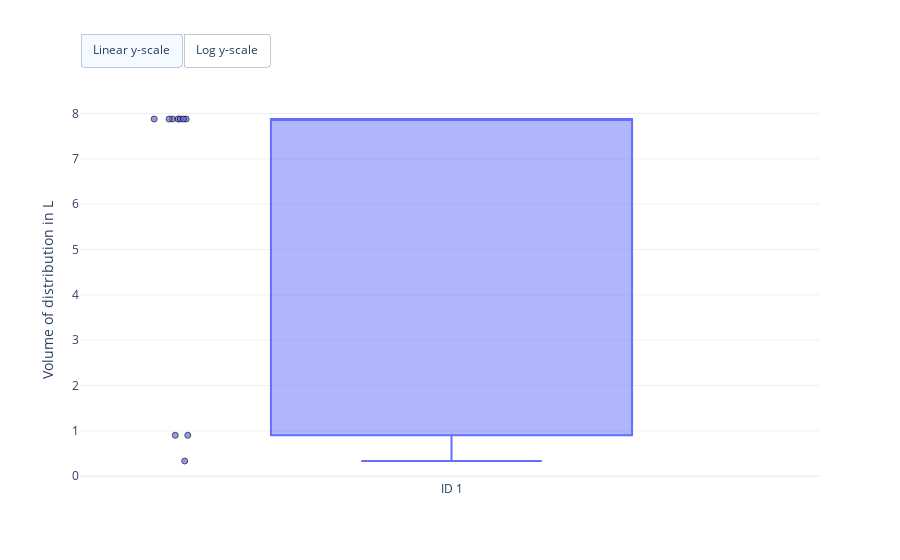
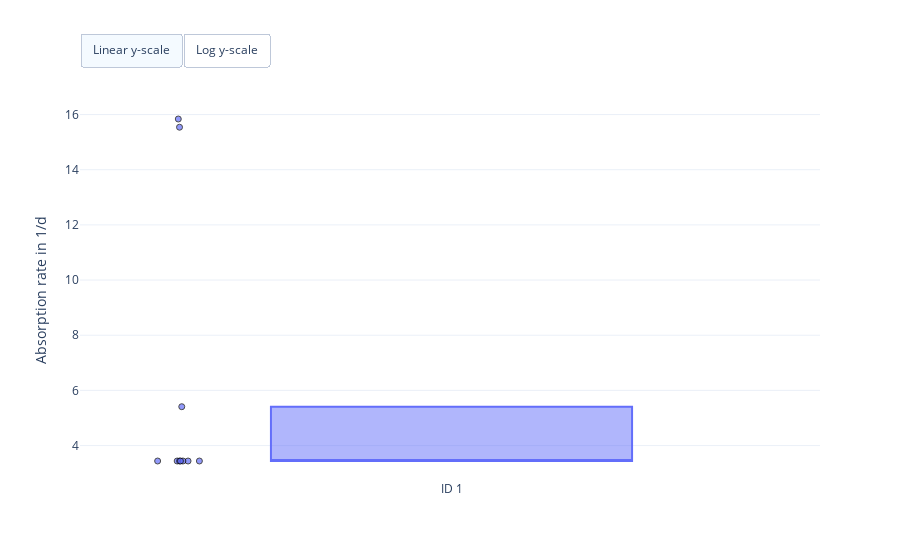
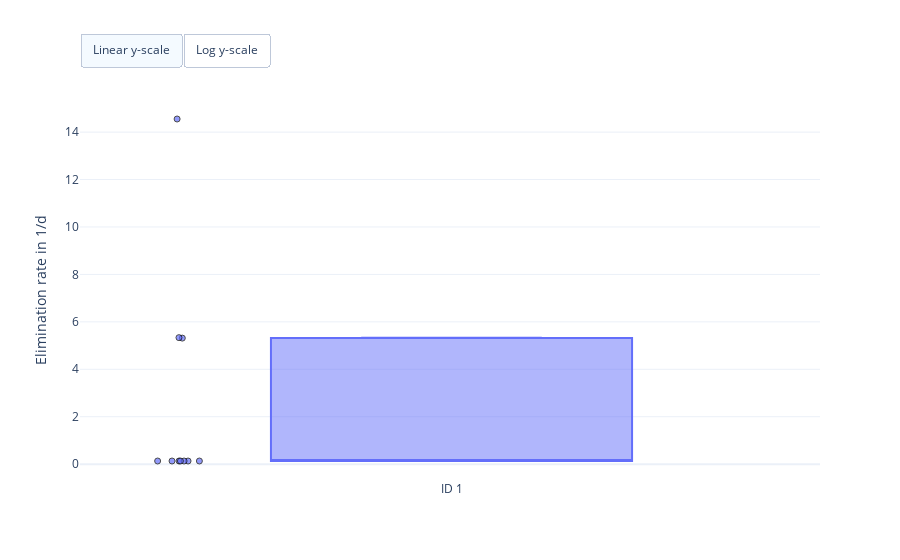
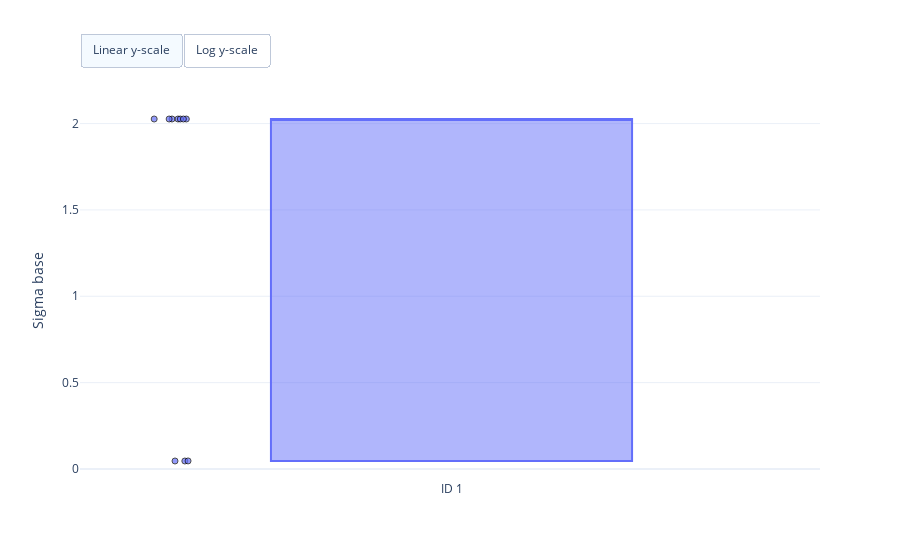

Source (notebook cell) for these figures, in order:
### Markdown cell above
### Visualise optimisation results

### Code cell
fig = erlo.plots.ParameterEstimatePlot()
fig.add_data(map_estimates)

fig.show()

### Figure 1 — Plotly figure (JSON) as saved in the notebook; plotly's stock layout.template omitted (floating-point values rounded to 4 significant figures)
{"data": [{"boxpoints": "all", "hovertemplate": "Estimate: %{y:.2f}<br>%{text}", "jitter": 0.2, "line": {"color": "#636EFA"}, "marker": {"color": "#636EFA", "line": {"color": "black", "width": 1}, "opacity": 0.7, "symbol": "circle"}, "name": "ID 1", "pointpos": -1.5, "text": ["Run: 1 <br>Log-posterior score: -20.26", "Run: 2 <br>Log-posterior score: -20.26", "Run: 3 <br>Log-posterior score: 4.73", "Run: 4 <br>Log-posterior score: 4.30", "Run: 5 <br>Log-posterior score: 4.72", "Run: 6 <br>Log-posterior score: -20.26", "Run: 7 <br>Log-posterior score: -20.26", "Run: 8 <br>Log-posterior score: -20.26", "Run: 9 <br>Log-posterior score: -20.26", "Run: 10 <br>Log-posterior score: -20.26"], "type": "box", "visible": true, "y": [7.879, 7.879, 0.9021, 0.3346, 0.9028, 7.879, 7.879, 7.879, 7.879, 7.879]}], "layout": {"autosize": true, "updatemenus": [{"buttons": [{"args": [{"yaxis.type": "linear"}], "label": "Linear y-scale", "method": "relayout"}, {"args": [{"yaxis.type": "log"}], "label": "Log y-scale", "method": "relayout"}], "direction": "left", "pad": {"r": 0, "t": -10}, "showactive": true, "type": "buttons", "x": 0, "xanchor": "left", "y": 1.15, "yanchor": "top"}], "yaxis": {"title": {"text": "Volume of distribution in L"}}}}

### Figure 2 — Plotly figure (JSON) as saved in the notebook; plotly's stock layout.template omitted (floating-point values rounded to 4 significant figures)
{"data": [{"boxpoints": "all", "hovertemplate": "Estimate: %{y:.2f}<br>%{text}", "jitter": 0.2, "line": {"color": "#636EFA"}, "marker": {"color": "#636EFA", "line": {"color": "black", "width": 1}, "opacity": 0.7, "symbol": "circle"}, "name": "ID 1", "pointpos": -1.5, "text": ["Run: 1 <br>Log-posterior score: -20.26", "Run: 2 <br>Log-posterior score: -20.26", "Run: 3 <br>Log-posterior score: 4.73", "Run: 4 <br>Log-posterior score: 4.30", "Run: 5 <br>Log-posterior score: 4.72", "Run: 6 <br>Log-posterior score: -20.26", "Run: 7 <br>Log-posterior score: -20.26", "Run: 8 <br>Log-posterior score: -20.26", "Run: 9 <br>Log-posterior score: -20.26", "Run: 10 <br>Log-posterior score: -20.26"], "type": "box", "visible": true, "y": [3.441, 3.441, 15.54, 5.409, 15.84, 3.441, 3.441, 3.441, 3.441, 3.441]}], "layout": {"autosize": true, "updatemenus": [{"buttons": [{"args": [{"yaxis.type": "linear"}], "label": "Linear y-scale", "method": "relayout"}, {"args": [{"yaxis.type": "log"}], "label": "Log y-scale", "method": "relayout"}], "direction": "left", "pad": {"r": 0, "t": -10}, "showactive": true, "type": "buttons", "x": 0, "xanchor": "left", "y": 1.15, "yanchor": "top"}], "yaxis": {"title": {"text": "Absorption rate in 1/d"}}}}

### Figure 3 — Plotly figure (JSON) as saved in the notebook; plotly's stock layout.template omitted (floating-point values rounded to 4 significant figures)
{"data": [{"boxpoints": "all", "hovertemplate": "Estimate: %{y:.2f}<br>%{text}", "jitter": 0.2, "line": {"color": "#636EFA"}, "marker": {"color": "#636EFA", "line": {"color": "black", "width": 1}, "opacity": 0.7, "symbol": "circle"}, "name": "ID 1", "pointpos": -1.5, "text": ["Run: 1 <br>Log-posterior score: -20.26", "Run: 2 <br>Log-posterior score: -20.26", "Run: 3 <br>Log-posterior score: 4.73", "Run: 4 <br>Log-posterior score: 4.30", "Run: 5 <br>Log-posterior score: 4.72", "Run: 6 <br>Log-posterior score: -20.26", "Run: 7 <br>Log-posterior score: -20.26", "Run: 8 <br>Log-posterior score: -20.26", "Run: 9 <br>Log-posterior score: -20.26", "Run: 10 <br>Log-posterior score: -20.26"], "type": "box", "visible": true, "y": [0.1332, 0.1332, 5.335, 14.55, 5.314, 0.1332, 0.1332, 0.1332, 0.1332, 0.1332]}], "layout": {"autosize": true, "updatemenus": [{"buttons": [{"args": [{"yaxis.type": "linear"}], "label": "Linear y-scale", "method": "relayout"}, {"args": [{"yaxis.type": "log"}], "label": "Log y-scale", "method": "relayout"}], "direction": "left", "pad": {"r": 0, "t": -10}, "showactive": true, "type": "buttons", "x": 0, "xanchor": "left", "y": 1.15, "yanchor": "top"}], "yaxis": {"title": {"text": "Elimination rate in 1/d"}}}}

### Figure 4 — Plotly figure (JSON) as saved in the notebook; plotly's stock layout.template omitted (floating-point values rounded to 4 significant figures)
{"data": [{"boxpoints": "all", "hovertemplate": "Estimate: %{y:.2f}<br>%{text}", "jitter": 0.2, "line": {"color": "#636EFA"}, "marker": {"color": "#636EFA", "line": {"color": "black", "width": 1}, "opacity": 0.7, "symbol": "circle"}, "name": "ID 1", "pointpos": -1.5, "text": ["Run: 1 <br>Log-posterior score: -20.26", "Run: 2 <br>Log-posterior score: -20.26", "Run: 3 <br>Log-posterior score: 4.73", "Run: 4 <br>Log-posterior score: 4.30", "Run: 5 <br>Log-posterior score: 4.72", "Run: 6 <br>Log-posterior score: -20.26", "Run: 7 <br>Log-posterior score: -20.26", "Run: 8 <br>Log-posterior score: -20.26", "Run: 9 <br>Log-posterior score: -20.26", "Run: 10 <br>Log-posterior score: -20.26"], "type": "box", "visible": true, "y": [2.026, 2.026, 0.04621, 0.04651, 0.04613, 2.026, 2.026, 2.026, 2.026, 2.026]}], "layout": {"autosize": true, "updatemenus": [{"buttons": [{"args": [{"yaxis.type": "linear"}], "label": "Linear y-scale", "method": "relayout"}, {"args": [{"yaxis.type": "log"}], "label": "Log y-scale", "method": "relayout"}], "direction": "left", "pad": {"r": 0, "t": -10}, "showactive": true, "type": "buttons", "x": 0, "xanchor": "left", "y": 1.15, "yanchor": "top"}], "yaxis": {"title": {"text": "Sigma base"}}}}
